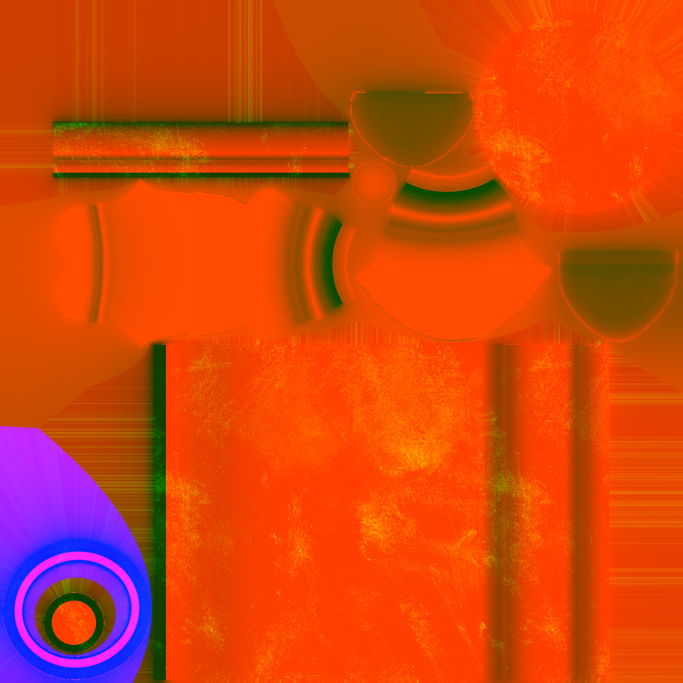
#> input picture assets/chess/glTF/Bishop_black_ORM.jpg, 2048 x 2048 px (shown at 1/3 size)
$ python scale.py ../assets/chess/glTF/Bishop_black_ORM.jpg out.png --width 100 --height 100
#> lines starting #> are read from the running program, lines starting #| are printed output that depends on the picture
import argparse
from PIL import Image

def scale_image(input_path, output_path, size):
#> called with output_path = 'out.png', size = (100, 100)
    img = Image.open(input_path)
#> img is the input picture: PIL image 2048x2048 RGB; mean R, G, B 209.4, 70.2, 15.2
    img_resized = img.resize(size, Image.LANCZOS)
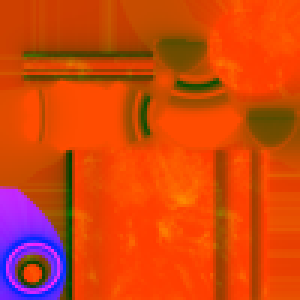
#> img_resized: PIL image 100x100 RGB (shown 3 times larger); mean R, G, B 209.3, 70.2, 15.1
    img_resized.save(output_path)

parser = argparse.ArgumentParser(description="Scale an image down to the specified size.")
parser.add_argument("input", help="Path to the input image")
parser.add_argument("output", help="Path to the output image")
parser.add_argument("--width", type=int, required=True, help="Desired width")
parser.add_argument("--height", type=int, required=True, help="Desired height")
args = parser.parse_args()

scale_image(args.input, args.output, (args.width, args.height))

$ run again, on assets/chess/glTF/Castle_ORM.jpg
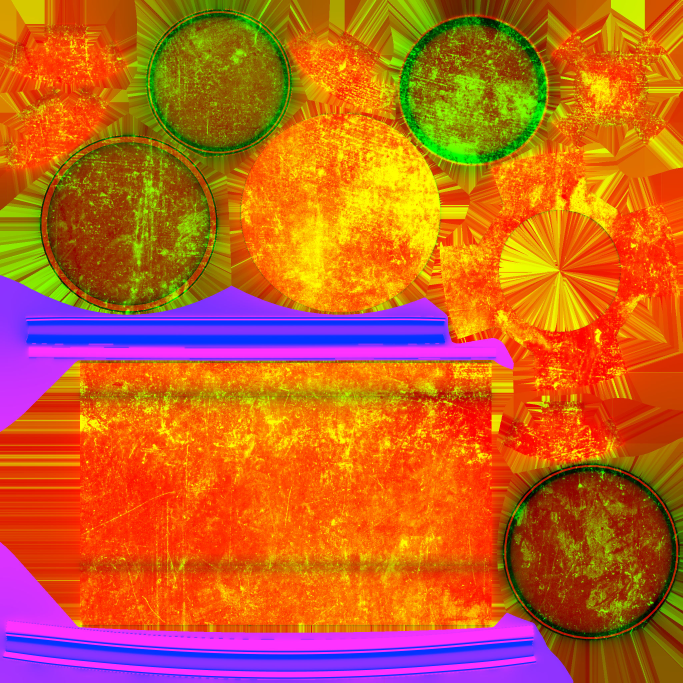
#> input picture assets/chess/glTF/Castle_ORM.jpg, 2048 x 2048 px (shown at 1/3 size)
#> in scale_image, img is the input picture: PIL image 2048x2048 RGB; mean R, G, B 196.2, 98.9, 36.2
#> in scale_image, `img_resized = img.resize(size, Image.LANCZOS)`:
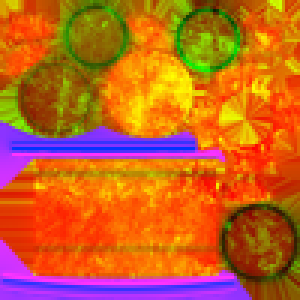
#> img_resized: PIL image 100x100 RGB (shown 3 times larger); mean R, G, B 196.1, 98.9, 36.1

$ run again, on assets/chess/glTF/Chessboard_ORM.jpg
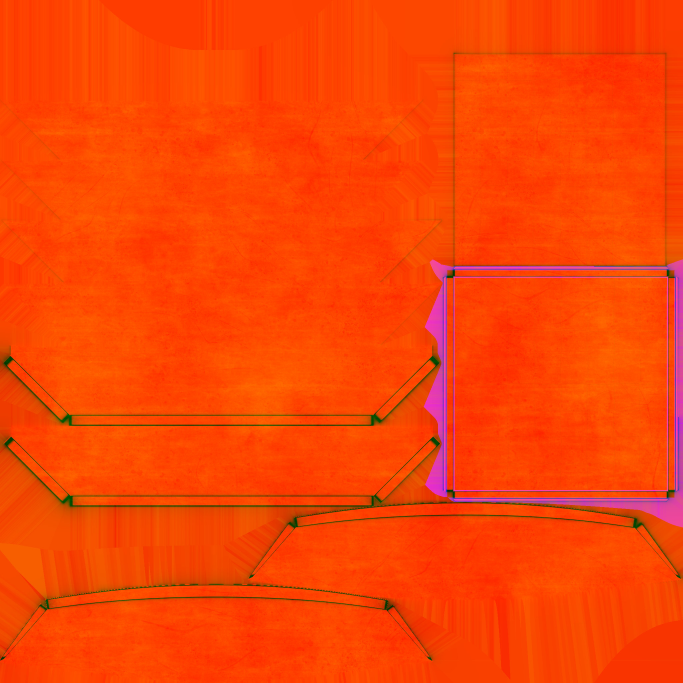
#> input picture assets/chess/glTF/Chessboard_ORM.jpg, 2048 x 2048 px (shown at 1/3 size)
#> in scale_image, img is the input picture: PIL image 2048x2048 RGB; mean R, G, B 248.5, 69.1, 4
#> in scale_image, `img_resized = img.resize(size, Image.LANCZOS)`:
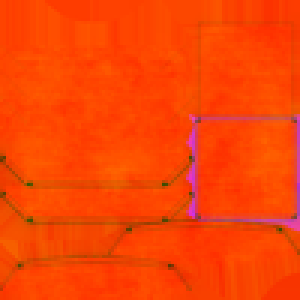
#> img_resized: PIL image 100x100 RGB (shown 3 times larger); mean R, G, B 248.4, 69.1, 4.1
